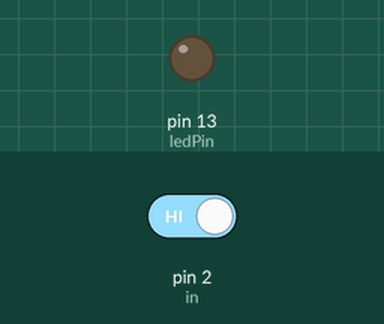
This sketch was run on a simulated Arduino Uno, built with avr-gcc and run on an emulated ATmega328P. Shown: output pins drawn as LEDs (lit = HIGH). The test bench sets the inputs (shaded band); at power-on: pin 2 (in) HIGH.

Above: at 1.2 s.
1.3 s: pin 2 (in) driven LOW
At 1.6 s:
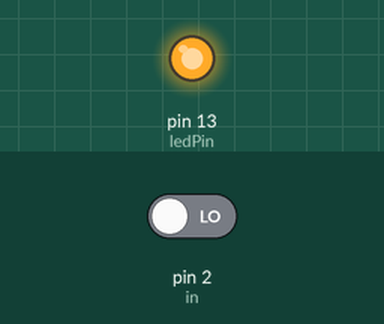
2.8 s: pin 2 (in) driven HIGH
At 4.0 s:
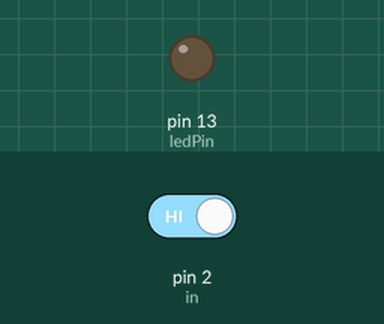
Timing chart, 0 to 5.8 s (numbered marks = the images above; inputs shaded):
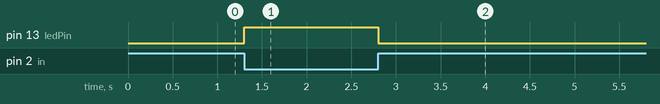

The sketch:

ZDMK_IO.ino
```cpp
int ledPin = 13;                // 控制D13口的LED
int in = 2;                 // 读取传感器PIN端口
void setup(){
  pinMode(ledPin, OUTPUT);      // 设置LED为输出模式
  pinMode(in, INPUT);       //设置传感器为读取模式
}
void loop(){
   if(digitalRead(in)==LOW){       //读传感器低电平就点亮LED
        digitalWrite(ledPin, HIGH);   // 点亮LED
     }else{
        digitalWrite(ledPin, LOW);    // 如果不是低电平就关闭LED
     }
}
```

Measured:
- after the input at 1.3 s, pin 13 (ledPin): LOW → HIGH at once
- after the input at 2.8 s, pin 13 (ledPin): HIGH → LOW at once
